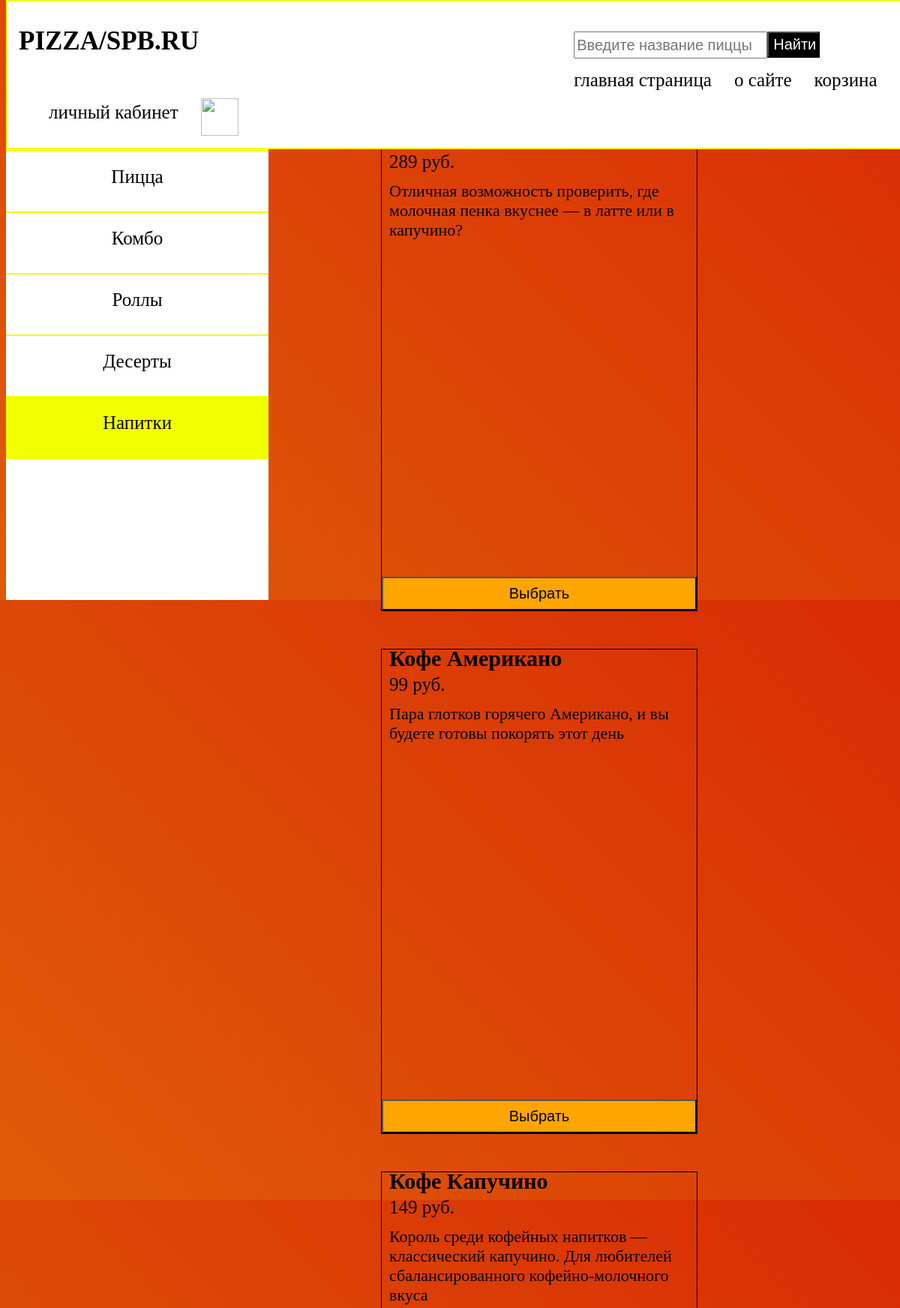
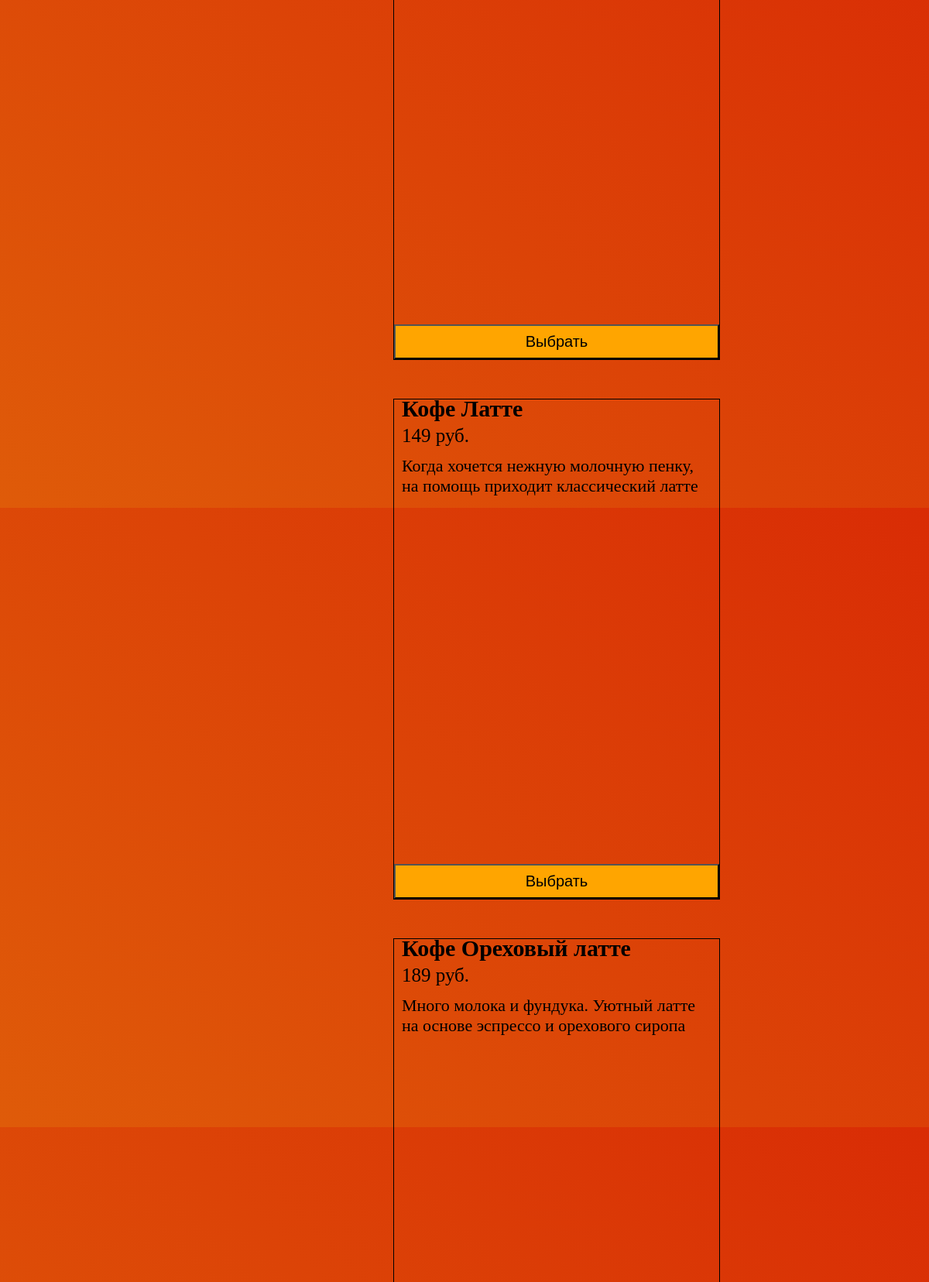
Page //drink (upper part) on the committed database (2 pictures, top to bottom).
### main/models.py (models this page shows, shortened)
class MainProduct(models.Model):
    image = models.CharField('Изображение', max_length=250)
    name= models.CharField('Название напитка', max_length=20)
    price=models.CharField('price', max_length=5)
    description=models.TextField('Краткое описание')
    category = models.CharField('Категория', max_length=50)
    class Meta:
        verbose_name = "Десерт"
        verbose_name_plural = "Десерты"

### main/views.py (the view)
# urls.py: path('/drink', views.drink, name="drink"),
def drink(request):
    object = MainProduct.objects.filter(category="drink")
    return render(request, 'main/drink.html', { 'object' : object})

### main/templates/main/drink.html (shortened to what this page needs)
{% extends 'main/late.html'%}
{% block form %}
    <input type="text" placeholder="Введите название пиццы">
    <button type="button" name="button" class="btn" >Найти</button>
{% endblock %}
{% block content %}
<div class="main-block-content">
  <aside class="filter-panel">
    <div class="flter-box">
        <div class="case">
            <a href="{% url 'all' %}" class="filter">Без фильтров</a><br>
         </div>
         <div class="case">
            <a href="{% url 'home'%}" class="filter">Пицца</a><br>
         </div>
         <div class="case">
            <a href="{% url 'combo' %}" class="filter">Комбо</a><br>
        </div>
        <div class="case">
            <a href="{% url 'role' %}" class="filter">Роллы</a><br>
        </div>
        <div class="case">
            <a href="{% url 'dessert' %}" class="filter">Десерты</a><br>
        </div>
        <div class="case yellow">
            <a href="{% url 'drink' %}" class="filter">Напитки</a><br>
        </div>
    </div>
  </aside>
<div class="block-content">
    {% for el in object %}
        <div class="contaner" >
            <div class='contaner1'>
            <div class='name'>
                <h1>{{el.name}}</h1>
            </div>
            <div class='price'><p>{{el.price}} руб.</p></div>
            <div class="text-content">
                <p>{{ el.description}}</p>
            </div>
            </div>
            <div class="button">
                <a href="{% url "product-detail" el.id %}"><button type="button" name="button" id='{{el.id}}' class="add-to-cart">Выбрать</button></a>
            </div>
        </div>
    {% endfor %}
</div>
</div>
{% endblock%}

### main/static/main/index.css (style rules this page uses)
body { background: linear-gradient(45deg, #df5b09, #d92c05 ); }
h1 { color: black; font-size: 35px; }
input { display: block; float: left; margin-top: 30px; height: 30px; justify-content: center; width: 250px; color: black; font-size: 20px; margin-right: 0,03px; }
.btn { display: block; height: 35px; width: 70px; color: #ffffff; background-color: black; margin-top: 30px ; font-size: 20px; }
.block-content { position: relative; display: block; width: 85%; padding: 10px 50px; margin-top: 150px; margin-left: 450px; }
.contaner { position: relative; display: block; float: left; width: 420px; margin-right: 40px; border: 1px solid black; margin-bottom: 50px; }
.contaner1 { height: 590px; }
.name h1 { display: block; font-size: 30px; margin:-5px 0px 10px 10px; }
.text-content { display: block; margin-top: -3px; margin-left: 10px; margin-right: 10px; font-size: 22px; }
.button a { list-style: none; text-decoration: none; }
.button button { display: block; margin-top: 10px; width: 100%; height: 45px; text-align: center; color: black; font-size: 20px; background-color: orange; transition: all .001 ease; }
.price p { font-size: 25px; color: black; margin: -6px 10px; margin-bottom: -10px; }

### main/static/main/main.css (style rules this page uses)
.main-block-content { position: relative; display: flex; width: 100%; flex-wrap: wrap; }
.filter-panel { position: fixed; top:0; display: block; width: 350px; height: 100vh; background-color: #fff; }
.flter-box { position: relative; display: flex; margin-top: 120px; width: 100%; height: auto; flex-wrap: wrap; }
.case { display: flex; width: 100%; height: 60px ; border-bottom: 2px solid #f2ff00; justify-content: center; text-align: center; padding-top: 20px ; }
.filter { text-decoration: none; color: black; font-size: 25px; text-align: center; }
.yellow { background-color:#f2ff00 ; }

### rows in the picture
MainProduct: price "289", description "Отличная возможность проверить, где молочная пенка вкуснее — в латте или в капучино?"
MainProduct: name "Кофе Американо", price "99", description "Пара глотков горячего Американо, и вы будете готовы покорять этот день"
MainProduct: name "Кофе Капучино", price "149", description "Король среди кофейных напитков — классический капучино. Для любителей сбалансированного кофейно-молочного вкуса"
MainProduct: name "Кофе Латте", price "149", description "Когда хочется нежную молочную пенку, на помощь приходит классический латте"
MainProduct: name "Кофе Ореховый латте", price "189", description "Много молока и фундука. Уютный латте на основе эспрессо и орехового сиропа"
